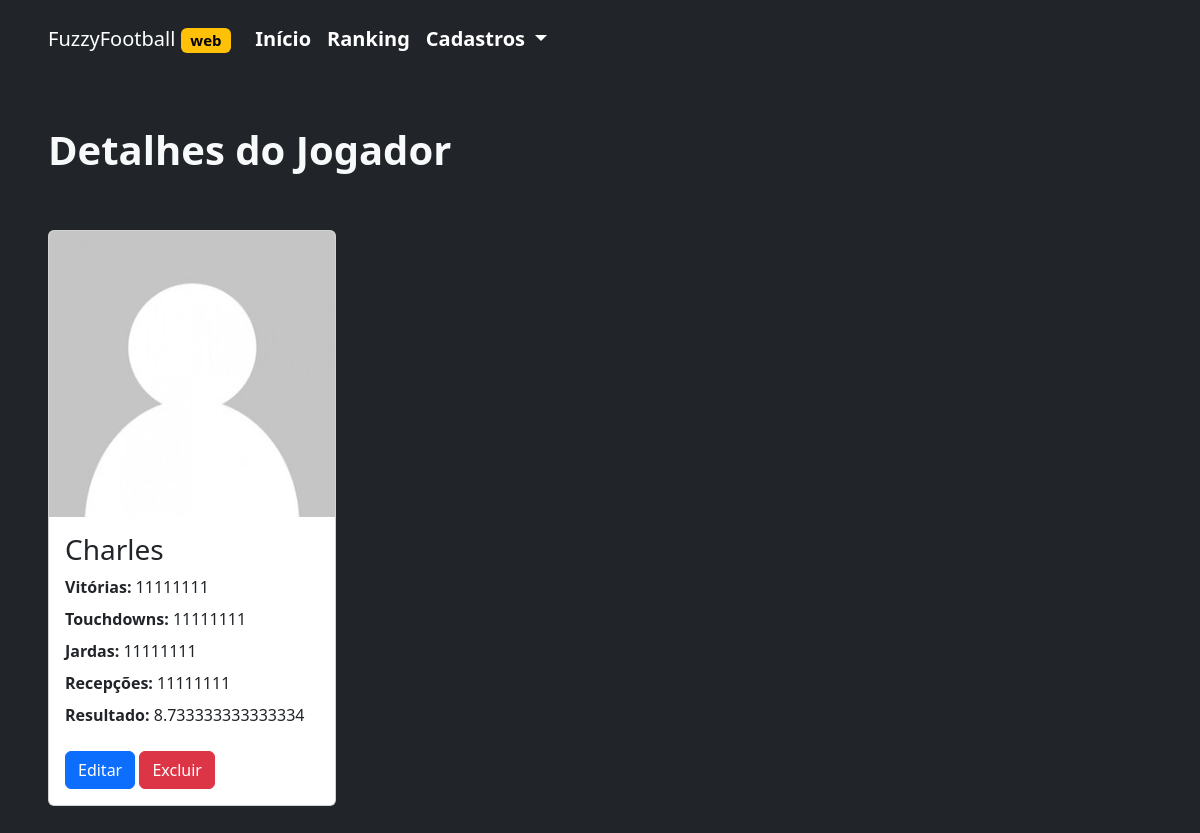
Page /view/7 on the committed database.
### nflscoreapp/models.py (models this page shows)
class Jogador(models.Model):
    nome = models.CharField(max_length=50)
    vitorias = models.IntegerField()
    touchdowns = models.IntegerField()
    jardas = models.IntegerField()
    recepcoes = models.IntegerField()
    resultado = models.FloatField(blank=True)

### nflscoreapp/views.py (the view)
# urls.py: path('view/<int:pk>', view, name='view'),
def view(request, pk):
    data = {}
    data['db'] = Jogador.objects.get(pk=pk)
    return render(request, 'view.html', data)

### nflscoreapp/templates/view.html (shortened to what this page needs)
{% load static %}
<!DOCTYPE html>
<html lang="pt-br">
<head>
  <link href="https://cdn.jsdelivr.net/npm/bootstrap@5.2.0/dist/css/bootstrap.min.css" rel="stylesheet"
 />
  <link rel="stylesheet" href="{% static 'css/main.css' %}">
</head>
<body class="bg-dark">
  <nav class="navbar navbar-dark navbar-expand-lg bg-dark my-2 mx-5">
    <a class="navbar-brand" href="/">
      FuzzyFootball
      <span class="badge bg-warning text-bg-light">web</span>
    </a>
    <div class="collapse navbar-collapse" id="navbarSupportedContent">
      <ul class="navbar-nav me-auto mb-2 mb-lg-0 fw-bold fs-5">
        <li class="nav-item">
          <a class="nav-link active" aria-current="page" href="/">Início</a>
        </li>
        <li class="nav-item">
          <a class="nav-link active" aria-current="page" href="/ranking">Ranking</a>
        </li>
        <li class="nav-item dropdown">
          <a class="nav-link dropdown-toggle active" href="#" role="button" data-bs-toggle="dropdown"
            aria-expanded="false">
            Cadastros
          </a>
        </li>
      </ul>
    </div>
  </nav>
  <main class="mt-2">
    <div class="text-center text-md-start p-0 p-md-5">
      <section id="cabecalho">
        <header>
          <h1 class="title text-light fw-bold">Detalhes do Jogador</h1>
        </header>
      </section>
      <section id="ranking" class="pt-5">
        <div class="card" style="width: 18rem;">
          <img class="card-img-top" src="{% static '/images/profile-photo.jpeg' %}" alt="Card image cap">
          <div class="card-body">
            <h3 class="card-title">{{db.nome}}</h3>
            <p class="card-text my-2"><b>Vitórias: </b>{{db.vitorias}}</p>
            <p class="card-text my-2"><b>Touchdowns: </b>{{db.touchdowns}}</p>
            <p class="card-text my-2"><b>Jardas: </b>{{db.jardas}}</p>
            <p class="card-text my-2"><b>Recepções: </b>{{db.recepcoes}}</p>
            <p class="card-text my-2"><b>Resultado: </b>{{db.resultado}}</p>
            <a type="button" href="/edit/{{db.id}}/" class="btn btn-primary mt-3">Editar</a>
            <a href="/delete/{{db.id}}/" class="btn btn-danger mt-3 btnDel">Excluir</a>
          </div>
        </div>
      </section>
      {% load static %}
    </div>
  </main>
</body>
</html>

### rows in the picture
Jogador: nome "Charles", vitorias "11111111", touchdowns "11111111", jardas "11111111", recepcoes "11111111", resultado "8.733333333333334"
